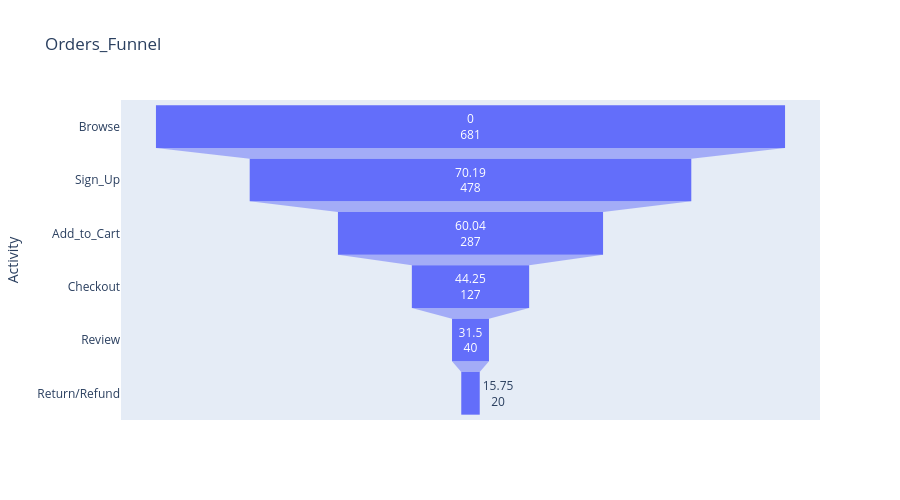

This figure's notebook cell:
### Code cell
fig = px.funnel(data_frame=funnel,y='Activity',x='count',text='Conversion%',
                hover_data='count',title='Orders_Funnel',height=500)  
fig.show()

### Figure 1 — Plotly figure (JSON) as saved in the notebook; plotly's stock layout.template omitted (floating-point values rounded to 4 significant figures)
{"data": [{"hovertemplate": "count=%{x}<br>Activity=%{y}<br>Conversion%=%{text}<extra></extra>", "legendgroup": "", "marker": {"color": "#636efa"}, "name": "", "orientation": "h", "showlegend": false, "text": [0.0, 70.19, 60.04, 44.25, 31.5, 15.75], "type": "funnel", "x": [681, 478, 287, 127, 40, 20], "xaxis": "x", "y": ["Browse", "Sign_Up", "Add_to_Cart", "Checkout", "Review", "Return/Refund"], "yaxis": "y"}], "layout": {"height": 500, "legend": {"tracegroupgap": 0}, "title": {"text": "Orders_Funnel"}, "xaxis": {"anchor": "y", "domain": [0, 1], "title": {"text": "count"}}, "yaxis": {"anchor": "x", "domain": [0, 1], "title": {"text": "Activity"}}}}
